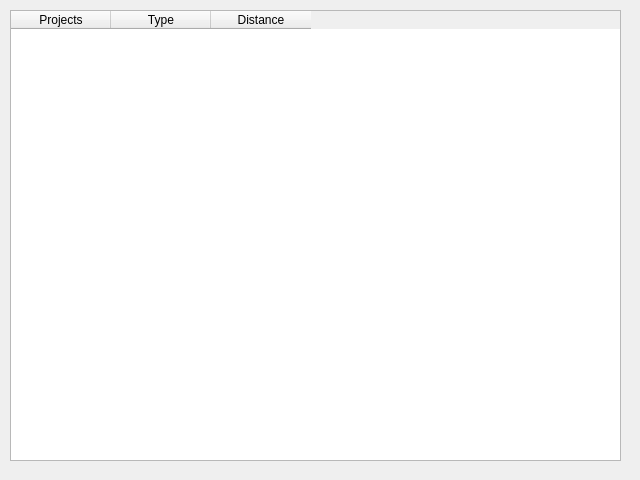
<?xml version="1.0" encoding="UTF-8"?>
<ui version="4.0">
 <class>dlgImpacts</class>
 <widget class="QDialog" name="dlgImpacts">
  <property name="geometry">
   <rect>
    <x>0</x>
    <y>0</y>
    <width>640</width>
    <height>480</height>
   </rect>
  </property>
  <property name="windowTitle">
   <string>Impacts Table</string>
  </property>
  <widget class="QTableWidget" name="tblImpacts">
   <property name="geometry">
    <rect>
     <x>10</x>
     <y>10</y>
     <width>611</width>
     <height>451</height>
    </rect>
   </property>
   <property name="alternatingRowColors">
    <bool>true</bool>
   </property>
   <column>
    <property name="text">
     <string>Projects</string>
    </property>
   </column>
   <column>
    <property name="text">
     <string>Type</string>
    </property>
   </column>
   <column>
    <property name="text">
     <string>Distance</string>
    </property>
   </column>
  </widget>
 </widget>
 <resources/>
 <connections/>
</ui>
